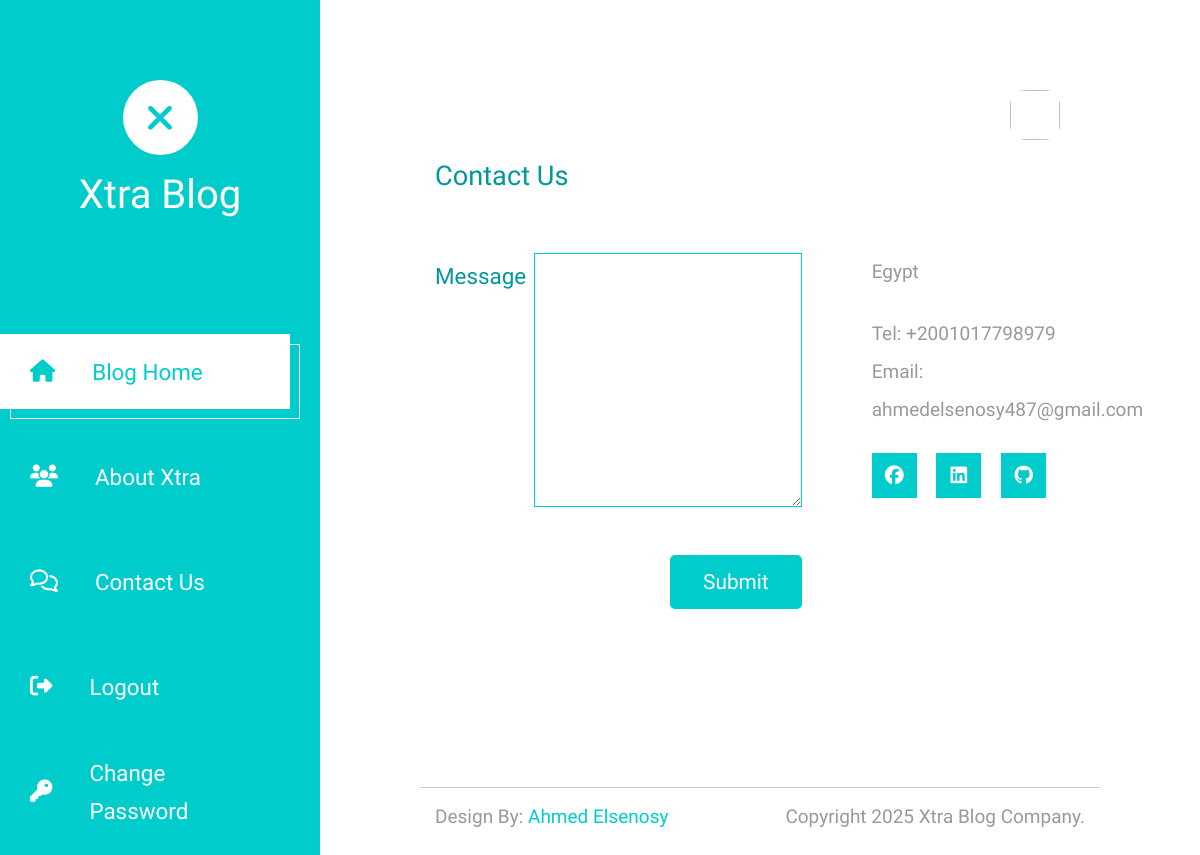
/home/contact (signed in), run on the app's committed database.
### blog/models.py (models this page shows)
class ContactInfo (models.Model):
    address = models.TextField()
    phone = models.CharField(max_length=20)
    email = models.EmailField()
    facebook = models.URLField()
    linkedin = models.URLField()
    github = models.URLField()

### blog/views.py (the view)
# urls.py: path('contact', contact , name='contact'),
@login_required
def contact (request):
    contact_info = ContactInfo.objects.all().first()
    if request.POST:
        form = Contact_us_form(request.POST)
        if form.is_valid():
            new = form.save(commit=False)
            new.user = request.user
            new.save()
            messages.success(request , 'Message Sent Successfully...')
            return redirect('home')
    else:
        form = Contact_us_form()
    return render(request , 'contact.html' , {'contact':contact_info , 'form':form})

### blog/forms.py
class Contact_us_form (forms.ModelForm):
    class Meta:
        model = ContactUs
        exclude = ('user',)
    def __init__(self, *args, **kwargs):
        super(Contact_us_form , self).__init__(*args, **kwargs)
        for field_name , field in self.fields.items():
            field.widget.attrs['class'] = 'form-control'

### blog/templates/contact.html (shortened to what this page needs)
{% extends 'base.html' %}
{% block content %}
<div class="row tm-row tm-mb-120">
    <div class="col-12">
        <h2 class="tm-color-primary tm-post-title tm-mb-60">Contact Us</h2>
    </div>
    <div class="col-lg-7 tm-contact-left">
        <form method="POST" action="" class="mb-5 ml-auto mr-0 tm-contact-form">
            <div class="form-group row mb-5">
                <label for="message" class="col-sm-3 col-form-label text-right tm-color-primary">Message</label>
                <div class="col-sm-9">
                    {{form.message}}
                </div>
            </div>
            <div class="form-group row text-right">
                <div class="col-12">
                    <button class="tm-btn tm-btn-primary tm-btn-small">Submit</button>
                </div>
            </div>
        </form>
    </div>
    <div class="col-lg-5 tm-contact-right">
        <address class="mb-4 tm-color-gray">
            {{contact.address}}
        </address>
        <span class="d-block">
            Tel:
            <a href="tel:{{contact.phone}}" class="tm-color-gray">{{contact.phone}}</a>
        </span>
        <span class="mb-4 d-block">
            Email:
            <a href="mailto:{{contact.email}}" class="tm-color-gray">{{contact.email}}</a>
        </span>
        <ul class="tm-social-links">
            <li class="mb-2">
                <a href="{{contact.facebook}}" class="d-flex align-items-center justify-content-center">
                    <i class="fab fa-facebook"></i>
                </a>
            </li>
            <li class="mb-2">
                <a href="{{contact.linkedin}}" class="d-flex align-items-center justify-content-center">
                    <i class="fab fa-linkedin"></i>
                </a>
            </li>
            <li class="mb-2">
                <a href="{{contact.github}}" class="d-flex align-items-center justify-content-center">
                    <i class="fab fa-github"></i>
                </a>
            </li>
        </ul>
    </div>
</div>
{% endblock content %}

### data on the page
ContactInfo: address "Egypt", phone "+2001017798979", email "ahmedelsenosy487@gmail.com"
